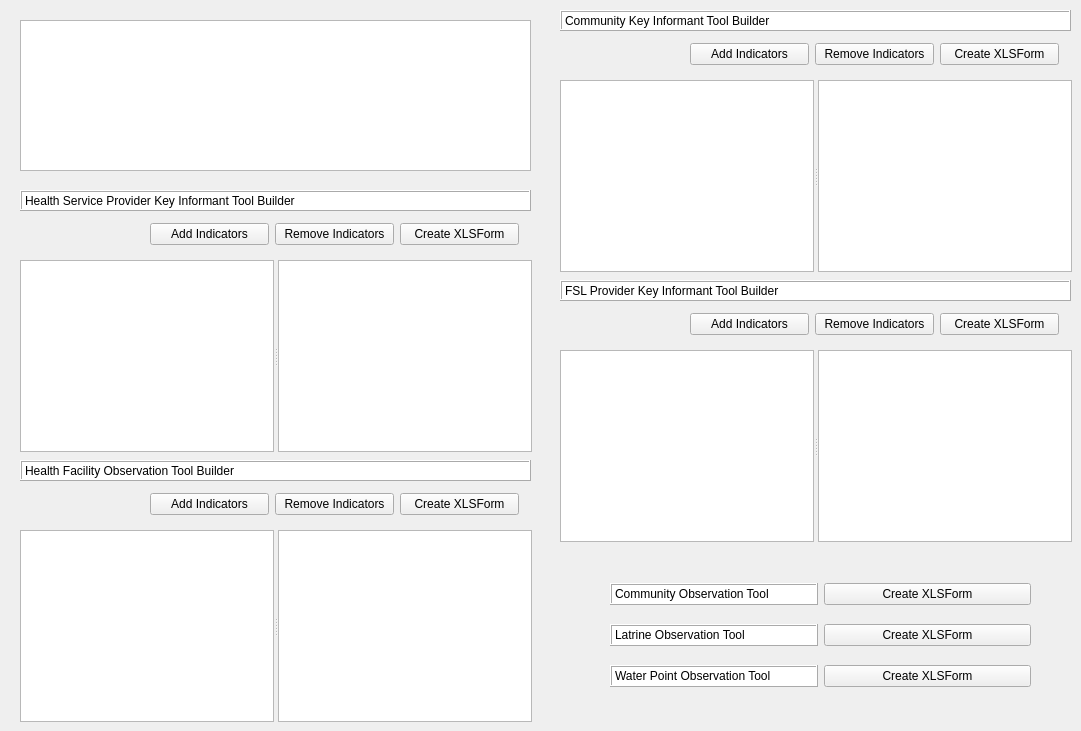
      <widget class="QWidget" name="kitoolsTab">
       <attribute name="title">
        <string>KI Tool Design</string>
       </attribute>
       <widget class="QLabel" name="ki_tool_communityki_label">
        <property name="geometry">
         <rect>
          <x>560</x>
          <y>10</y>
          <width>511</width>
          <height>21</height>
         </rect>
        </property>
        <property name="styleSheet">
         <string notr="true">background-color: rgb(255, 255, 255);
font: 81 12pt &quot;Ubuntu&quot;;</string>
        </property>
        <property name="frameShape">
         <enum>QFrame::Box</enum>
        </property>
        <property name="frameShadow">
         <enum>QFrame::Raised</enum>
        </property>
        <property name="text">
         <string>Community Key Informant Tool Builder</string>
        </property>
       </widget>
       <widget class="QSplitter" name="splitter_5">
        <property name="geometry">
         <rect>
          <x>560</x>
          <y>80</y>
          <width>512</width>
          <height>192</height>
         </rect>
        </property>
        <property name="orientation">
         <enum>Qt::Horizontal</enum>
        </property>
        <widget class="QListWidget" name="ki_tool_communityki_indicator_list_full"/>
        <widget class="QListWidget" name="ki_tool_communityki_indicator_list_ordered"/>
       </widget>
       <widget class="QLabel" name="ki_tool_fslki_label">
        <property name="geometry">
         <rect>
          <x>560</x>
          <y>280</y>
          <width>511</width>
          <height>21</height>
         </rect>
        </property>
        <property name="styleSheet">
         <string notr="true">background-color: rgb(255, 255, 255);
font: 81 12pt &quot;Ubuntu&quot;;</string>
        </property>
        <property name="frameShape">
         <enum>QFrame::Box</enum>
        </property>
        <property name="frameShadow">
         <enum>QFrame::Raised</enum>
        </property>
        <property name="text">
         <string>FSL Provider Key Informant Tool Builder</string>
        </property>
       </widget>
       <widget class="QSplitter" name="splitter_6">
        <property name="geometry">
         <rect>
          <x>560</x>
          <y>350</y>
          <width>512</width>
          <height>192</height>
         </rect>
        </property>
        <property name="orientation">
         <enum>Qt::Horizontal</enum>
        </property>
        <widget class="QListWidget" name="ki_tool_fslki_indicator_list_full"/>
        <widget class="QListWidget" name="ki_tool_fslki_indicator_list_ordered"/>
       </widget>
       <widget class="QLabel" name="ki_tool_healthki_label">
        <property name="geometry">
         <rect>
          <x>20</x>
          <y>190</y>
          <width>511</width>
          <height>21</height>
         </rect>
        </property>
        <property name="styleSheet">
         <string notr="true">background-color: rgb(255, 255, 255);
font: 81 12pt &quot;Ubuntu&quot;;</string>
        </property>
        <property name="frameShape">
         <enum>QFrame::Box</enum>
        </property>
        <property name="frameShadow">
         <enum>QFrame::Raised</enum>
        </property>
        <property name="text">
         <string>Health Service Provider Key Informant Tool Builder</string>
        </property>
       </widget>
       <widget class="QSplitter" name="splitter_7">
        <property name="geometry">
         <rect>
          <x>20</x>
          <y>260</y>
          <width>512</width>
          <height>192</height>
         </rect>
        </property>
        <property name="orientation">
         <enum>Qt::Horizontal</enum>
        </property>
        <widget class="QListWidget" name="ki_tool_healthki_indicator_list_full"/>
        <widget class="QListWidget" name="ki_tool_healthki_indicator_list_ordered"/>
       </widget>
       <widget class="QLabel" name="ki_tool_healthobs_label">
        <property name="geometry">
         <rect>
          <x>20</x>
          <y>460</y>
          <width>511</width>
          <height>21</height>
         </rect>
        </property>
        <property name="styleSheet">
         <string notr="true">background-color: rgb(255, 255, 255);
font: 81 12pt &quot;Ubuntu&quot;;</string>
        </property>
        <property name="frameShape">
         <enum>QFrame::Box</enum>
        </property>
        <property name="frameShadow">
         <enum>QFrame::Raised</enum>
        </property>
        <property name="text">
         <string>Health Facility Observation Tool Builder</string>
        </property>
       </widget>
       <widget class="QSplitter" name="splitter_8">
        <property name="geometry">
         <rect>
          <x>20</x>
          <y>530</y>
          <width>512</width>
          <height>192</height>
         </rect>
        </property>
        <property name="orientation">
         <enum>Qt::Horizontal</enum>
        </property>
        <widget class="QListWidget" name="ki_tool_healthobs_indicator_list_full"/>
        <widget class="QListWidget" name="ki_tool_healthobs_indicator_list_ordered"/>
       </widget>
       <widget class="QTextBrowser" name="ki_tool_design_instructions">
        <property name="geometry">
         <rect>
          <x>20</x>
          <y>20</y>
          <width>511</width>
          <height>151</height>
         </rect>
        </property>
       </widget>
       <widget class="QWidget" name="layoutWidget">
        <property name="geometry">
         <rect>
          <x>610</x>
          <y>570</y>
          <width>421</width>
          <height>131</height>
         </rect>
        </property>
        <layout class="QGridLayout" name="gridLayout_6">
         <item row="0" column="0">
          <widget class="QLabel" name="ki_tool_communityobs_label">
           <property name="styleSheet">
            <string notr="true">background-color: rgb(255, 255, 255);
font: 81 12pt &quot;Ubuntu&quot;;</string>
           </property>
           <property name="frameShape">
            <enum>QFrame::Box</enum>
           </property>
           <property name="frameShadow">
            <enum>QFrame::Raised</enum>
           </property>
           <property name="text">
            <string>Community Observation Tool</string>
           </property>
          </widget>
         </item>
         <item row="0" column="1">
          <widget class="QPushButton" name="ki_tool_communityobs_create_xlsform">
           <property name="text">
            <string>Create XLSForm</string>
           </property>
          </widget>
         </item>
         <item row="1" column="0">
          <widget class="QLabel" name="ki_tool_latrineobs_label">
           <property name="styleSheet">
            <string notr="true">background-color: rgb(255, 255, 255);
font: 81 12pt &quot;Ubuntu&quot;;</string>
           </property>
           <property name="frameShape">
            <enum>QFrame::Box</enum>
           </property>
           <property name="frameShadow">
            <enum>QFrame::Raised</enum>
           </property>
           <property name="text">
            <string>Latrine Observation Tool</string>
           </property>
          </widget>
         </item>
         <item row="1" column="1">
          <widget class="QPushButton" name="ki_tool_latrineobs_create_xlsform">
           <property name="text">
            <string>Create XLSForm</string>
           </property>
          </widget>
         </item>
         <item row="2" column="0">
          <widget class="QLabel" name="ki_tool_waterpointobs_label">
           <property name="styleSheet">
            <string notr="true">background-color: rgb(255, 255, 255);
font: 81 12pt &quot;Ubuntu&quot;;</string>
           </property>
           <property name="frameShape">
            <enum>QFrame::Box</enum>
           </property>
           <property name="frameShadow">
            <enum>QFrame::Raised</enum>
           </property>
           <property name="text">
            <string>Water Point Observation Tool</string>
           </property>
          </widget>
         </item>
         <item row="2" column="1">
          <widget class="QPushButton" name="ki_tool_waterpointobs_create_xlsform">
           <property name="text">
            <string>Create XLSForm</string>
           </property>
          </widget>
         </item>
        </layout>
       </widget>
       <widget class="QWidget" name="layoutWidget">
        <property name="geometry">
         <rect>
          <x>690</x>
          <y>40</y>
          <width>369</width>
          <height>29</height>
         </rect>
        </property>
        <layout class="QHBoxLayout" name="horizontalLayout_32">
         <item>
          <widget class="QPushButton" name="ki_tool_communityki_add_indicator">
           <property name="text">
            <string>Add Indicators</string>
           </property>
          </widget>
         </item>
         <item>
          <widget class="QPushButton" name="ki_tool_communityki_remove_indicator">
           <property name="text">
            <string>Remove Indicators</string>
           </property>
          </widget>
         </item>
         <item>
          <widget class="QPushButton" name="ki_tool_communityki_create_xlsform">
           <property name="text">
            <string>Create XLSForm</string>
           </property>
          </widget>
         </item>
        </layout>
       </widget>
       <widget class="QWidget" name="layoutWidget">
        <property name="geometry">
         <rect>
          <x>690</x>
          <y>310</y>
          <width>369</width>
          <height>29</height>
         </rect>
        </property>
        <layout class="QHBoxLayout" name="horizontalLayout_33">
         <item>
          <widget class="QPushButton" name="ki_tool_fslki_add_indicator">
           <property name="text">
            <string>Add Indicators</string>
           </property>
          </widget>
         </item>
         <item>
          <widget class="QPushButton" name="ki_tool_fslki_remove_indicator">
           <property name="text">
            <string>Remove Indicators</string>
           </property>
          </widget>
         </item>
         <item>
          <widget class="QPushButton" name="ki_tool_fslki_create_xlsform">
           <property name="text">
            <string>Create XLSForm</string>
           </property>
          </widget>
         </item>
        </layout>
       </widget>
       <widget class="QWidget" name="layoutWidget">
        <property name="geometry">
         <rect>
          <x>150</x>
          <y>220</y>
          <width>369</width>
          <height>29</height>
         </rect>
        </property>
        <layout class="QHBoxLayout" name="horizontalLayout_34">
         <item>
          <widget class="QPushButton" name="ki_tool_healthki_add_indicator">
           <property name="text">
            <string>Add Indicators</string>
           </property>
          </widget>
         </item>
         <item>
          <widget class="QPushButton" name="ki_tool_healthki_remove_indicator">
           <property name="text">
            <string>Remove Indicators</string>
           </property>
          </widget>
         </item>
         <item>
          <widget class="QPushButton" name="ki_tool_healthki_create_xlsform">
           <property name="text">
            <string>Create XLSForm</string>
           </property>
          </widget>
         </item>
        </layout>
       </widget>
       <widget class="QWidget" name="layoutWidget">
        <property name="geometry">
         <rect>
          <x>150</x>
          <y>490</y>
          <width>369</width>
          <height>29</height>
         </rect>
        </property>
        <layout class="QHBoxLayout" name="horizontalLayout_35">
         <item>
          <widget class="QPushButton" name="ki_tool_healthobs_add_indicator">
           <property name="text">
            <string>Add Indicators</string>
           </property>
          </widget>
         </item>
         <item>
          <widget class="QPushButton" name="ki_tool_healthobs_remove_indicator">
           <property name="text">
            <string>Remove Indicators</string>
           </property>
          </widget>
         </item>
         <item>
          <widget class="QPushButton" name="ki_tool_healthobs_create_xlsform">
           <property name="text">
            <string>Create XLSForm</string>
           </property>
          </widget>
         </item>
        </layout>
       </widget>
      </widget>
